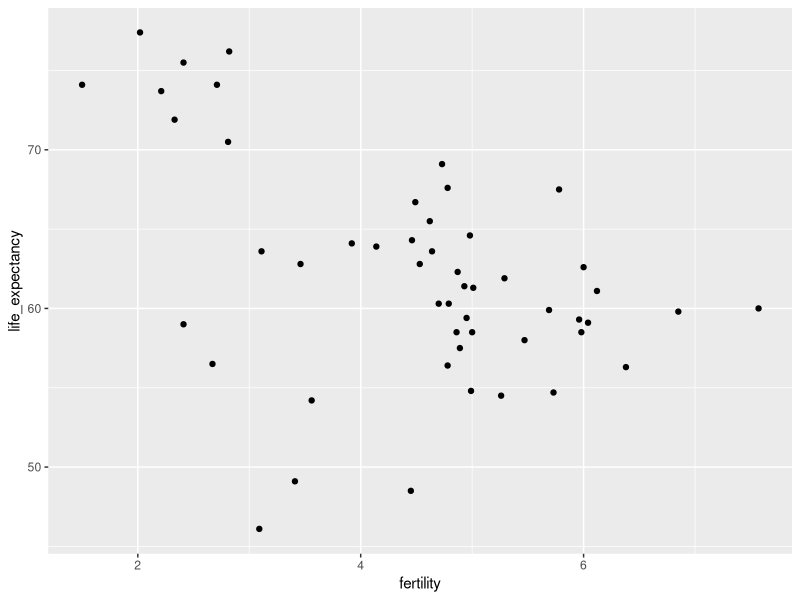
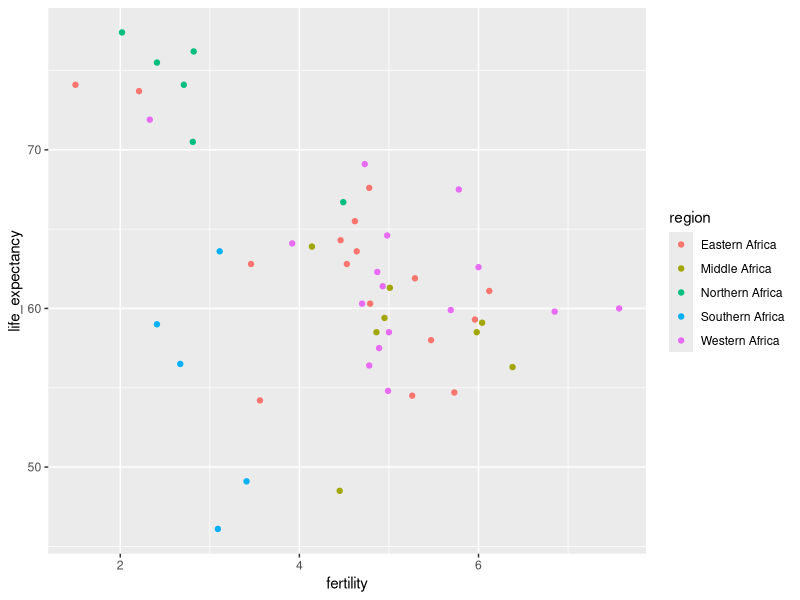
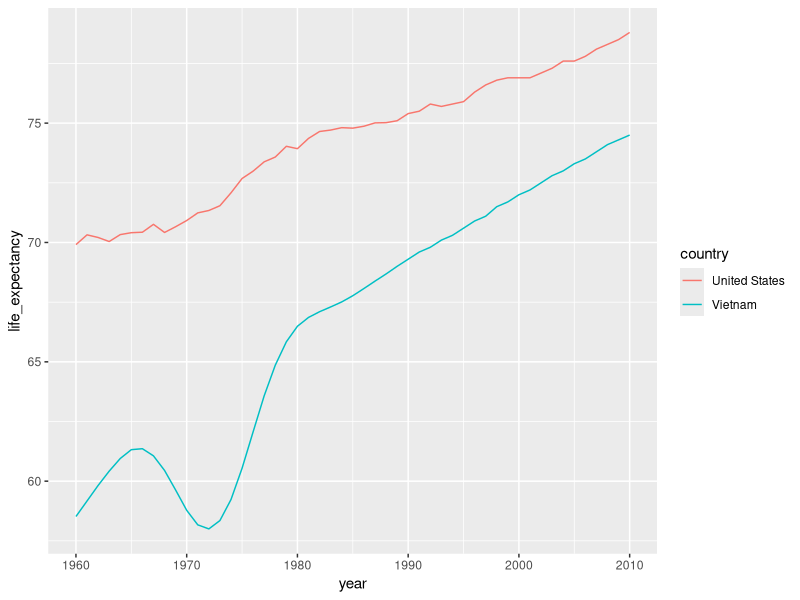
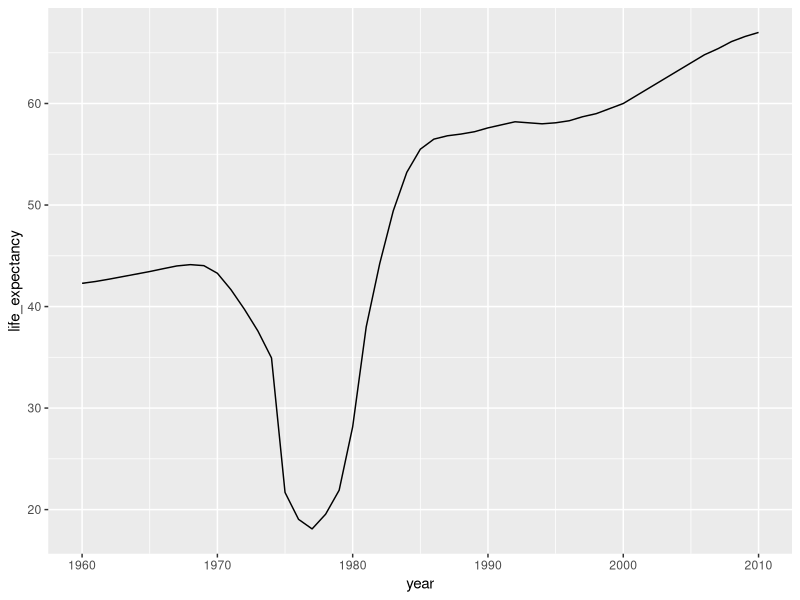
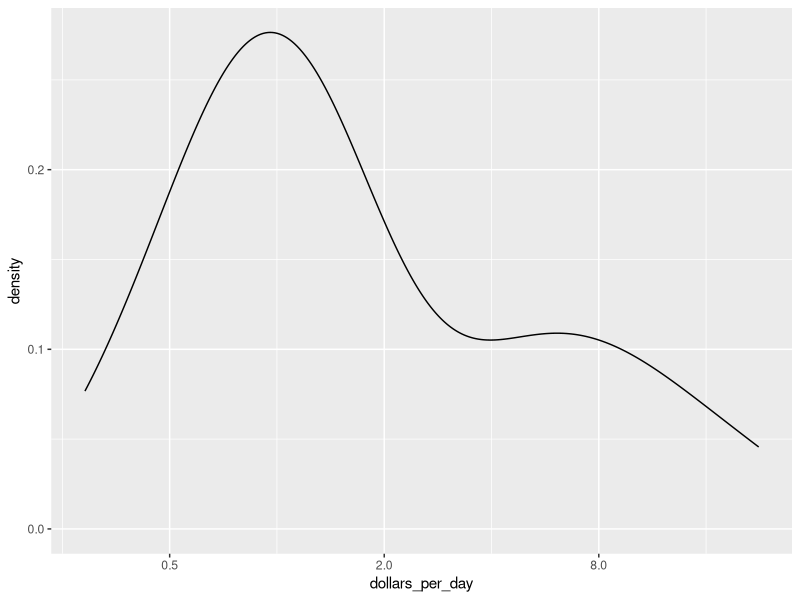
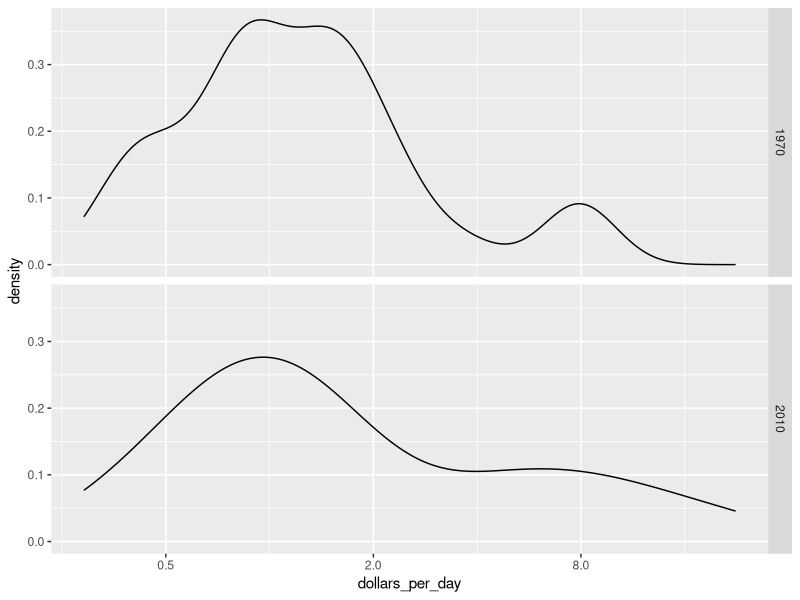
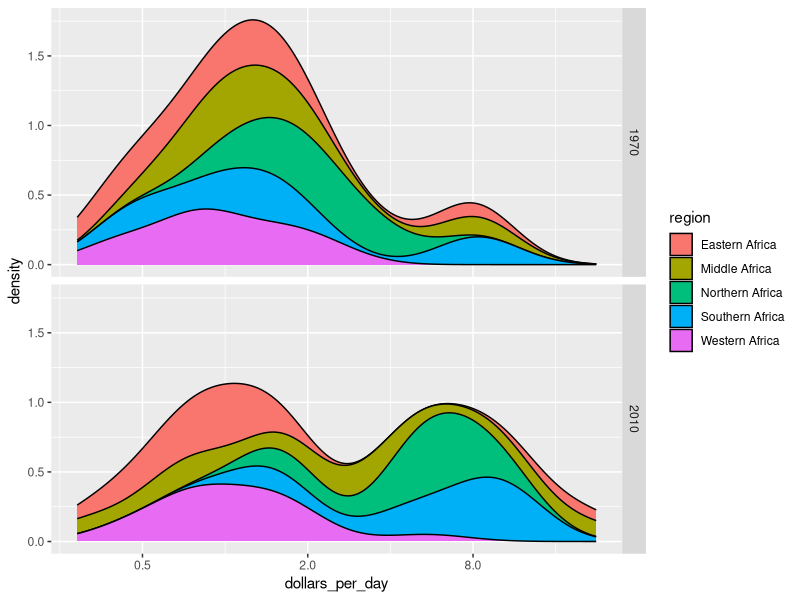
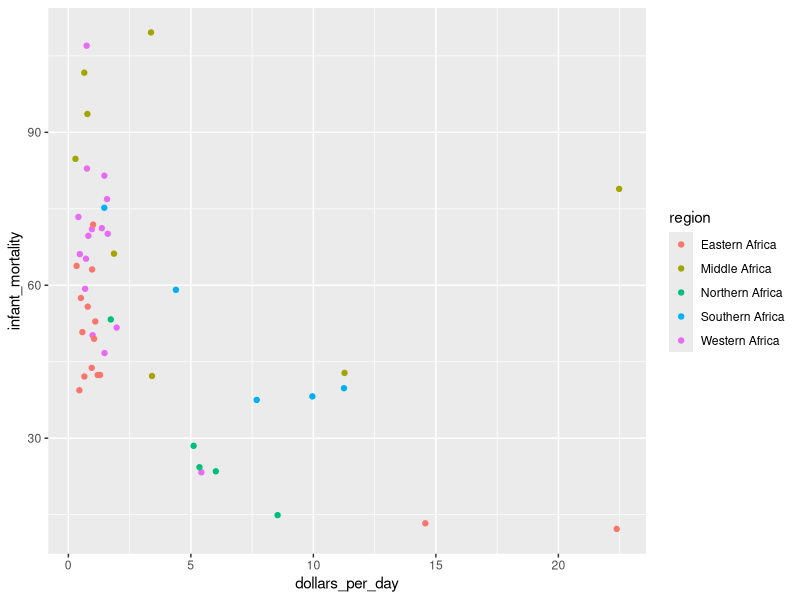

The R source for these figures, in order:
## ---- chunk 1
library(dplyr)
library(ggplot2)
library(dslabs)
data(gapminder)
gapminder %>% filter(continent=="Africa" & year == 2012) %>%
  ggplot(aes(fertility, life_expectancy)) +
  geom_point()

library(dplyr)
library(ggplot2)
library(dslabs)
data(gapminder)
gapminder %>% filter(continent=="Africa" & year == 2012) %>%
  ggplot(aes(fertility, life_expectancy, color = region)) +
  geom_point()

library(dplyr)
library(dslabs)
data(gapminder)
df <- gapminder %>% 
  filter(continent=="Africa" & year == 2012 & fertility <=3 & life_expectancy>=70) %>%
  select(country, region)

library(dplyr)
library(dslabs)
data(gapminder)
years <- 1960:2010
countries <- c("United States", "Vietnam")
tab <- gapminder %>% filter(year %in% years & country %in% countries)

p <- tab %>% ggplot(aes(x=year,y=life_expectancy,color=country)) + geom_line()
p

library(dplyr)
library(ggplot2)
library(dslabs)
data(gapminder)
gapminder %>% filter(year >= 1960 & year <= 2010 & country == "Cambodia") %>% 
  ggplot(aes(year, life_expectancy)) + geom_line()

library(dplyr)
library(dslabs)
data(gapminder)
daydollars <- gapminder %>% mutate(dollars_per_day = gdp/population/365) %>% filter(continent == "Africa" & year == 2010 & !is.na(dollars_per_day)) 

daydollars %>% ggplot(aes(dollars_per_day)) + geom_density() + scale_x_continuous(trans = "log2")

library(dplyr)
library(ggplot2)
library(dslabs)
data(gapminder)
gapminder %>% 
  mutate(dollars_per_day = gdp/population/365) %>%
  filter(continent == "Africa" & year %in% c(1970,2010) & !is.na(dollars_per_day)) %>%
  ggplot(aes(dollars_per_day)) + 
  geom_density() + 
  scale_x_continuous(trans = "log2") + 
  facet_grid(year ~ .)

library(dplyr)
library(ggplot2)
library(dslabs)
data(gapminder)

gapminder %>% 
  mutate(dollars_per_day = gdp/population/365) %>%
  filter(continent == "Africa" & year %in% c(1970,2010) & !is.na(dollars_per_day)) %>%  
  ggplot(aes(dollars_per_day, fill = region)) + 
  geom_density(bw=0.5, position = "stack") + 
  scale_x_continuous(trans = "log2") + 
  facet_grid(year ~ .)

library(dplyr)
library(ggplot2)
library(dslabs)
data(gapminder)
gapminder_Africa_2010 <- gapminder %>% 
  mutate(dollars_per_day = gdp/population/365) %>%
  filter(continent == "Africa" & year == 2010 & !is.na(dollars_per_day) & !is.na(infant_mortality))

gapminder_Africa_2010 %>%  ggplot(aes(dollars_per_day, infant_mortality, color = region)) +
  geom_point()

gapminder_Africa_2010 %>% 
  ggplot(aes(dollars_per_day, infant_mortality, color = region)) +
  geom_point() + 
  scale_x_continuous(trans = "log2")

gapminder_Africa_2010 %>% 
  ggplot(aes(dollars_per_day, infant_mortality, color = region, label = country)) +
  geom_text() + 
  scale_x_continuous(trans = "log2")

library(dplyr)
library(ggplot2)
library(dslabs)
data(gapminder)
gapminder %>% 
  mutate(dollars_per_day = gdp/population/365) %>%
  filter(continent == "Africa" & year %in% c(1970, 2010) & !is.na(dollars_per_day) & !is.na(infant_mortality)) %>%
  ggplot(aes(dollars_per_day, infant_mortality, color = region, label = country)) +
  geom_text() + 
  scale_x_continuous(trans = "log2") +
  facet_grid(year~.)
